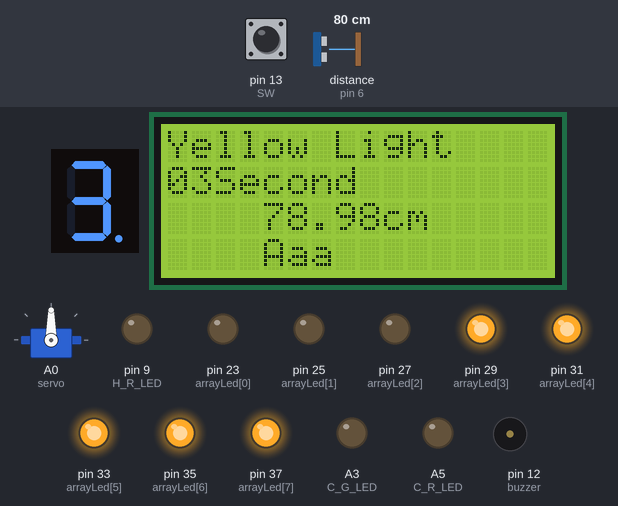
Bench run of a sketch on a simulated Arduino Mega 2560, built with avr-gcc and run on an emulated ATmega2560. Shown: 1-digit seven-segment display, servo, 16×2 character LCD, output pins drawn as LEDs (lit = HIGH), buzzer (waves = sounding). Wiring (inferred from the names in the program): ultrasonic range finder: trigger pin 7; echo pin 6; 1-digit 7-segment display, segments lit when HIGH: segments pin 53, pin 48, pin 47, pin 51, pin 50, pin 49, pin 52, pin 8. The test bench sets the inputs (shaded band); at power-on: distance to the obstacle (sensor on pin 6) 80 cm, pin 13 (SW) HIGH. The echo pulse lasts 58.3 µs per cm; the segment pins are drawn as the display they are named for; pins used as bus, display or sensor lines are not drawn; what the sketch prints to the serial monitor is not drawn.

Above: at 1.2 s.
1.3 s: distance to the obstacle (sensor on pin 6) set to 12 cm
At 2.0 s:
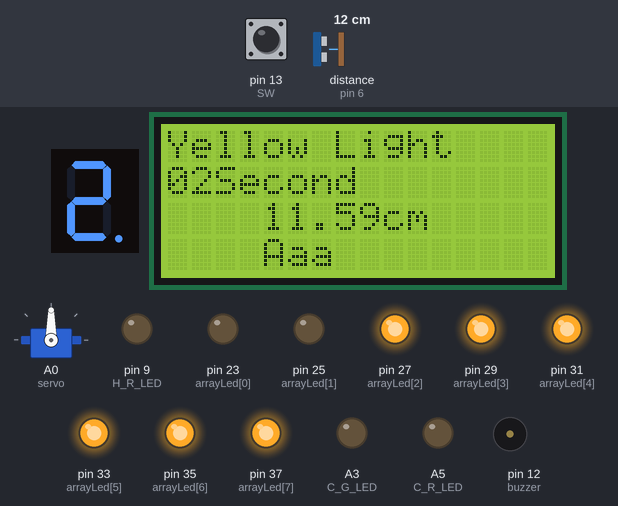
5.6 s: distance to the obstacle (sensor on pin 6) set to 9 cm
At 7.0 s:
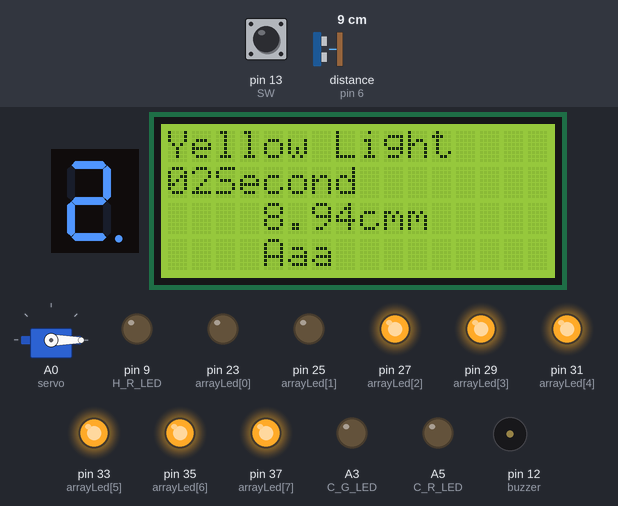
9.9 s: distance to the obstacle (sensor on pin 6) set to 18 cm
At 11.5 s:
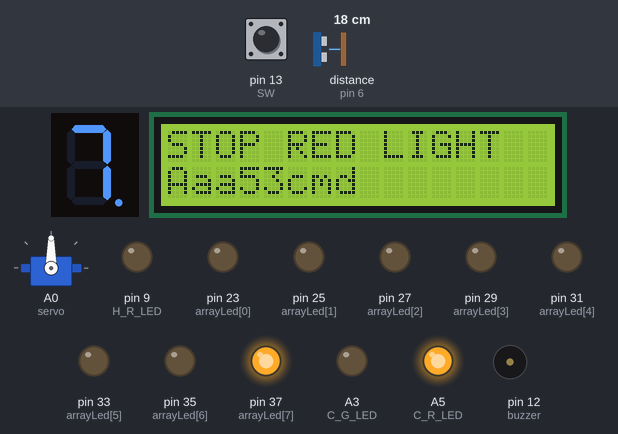
14.2 s: distance to the obstacle (sensor on pin 6) set to 120 cm
At 15.3 s:
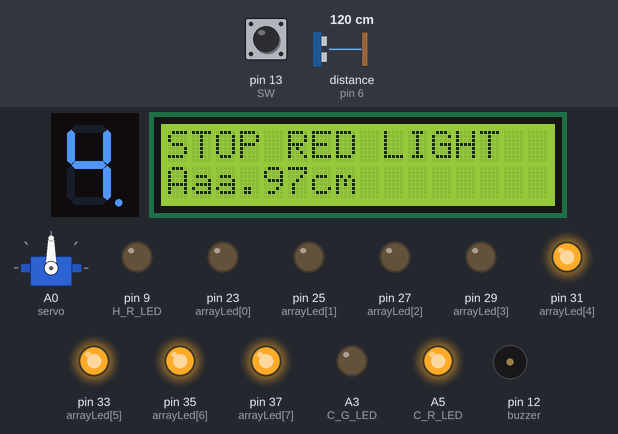
18.5 s: distance to the obstacle (sensor on pin 6) set to 7 cm
At 20.7 s:
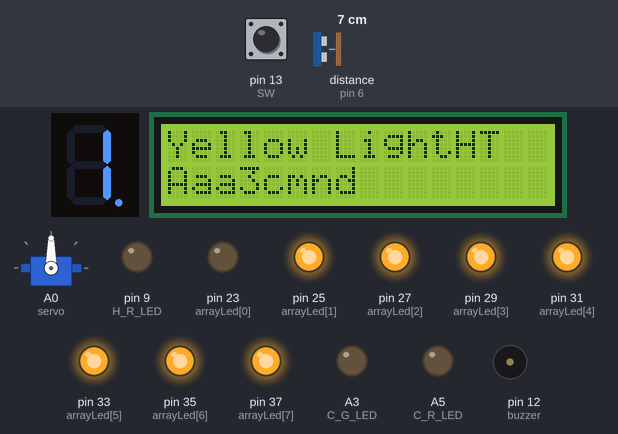
22.8 s: distance to the obstacle (sensor on pin 6) set to 4 cm
At 24.5 s:
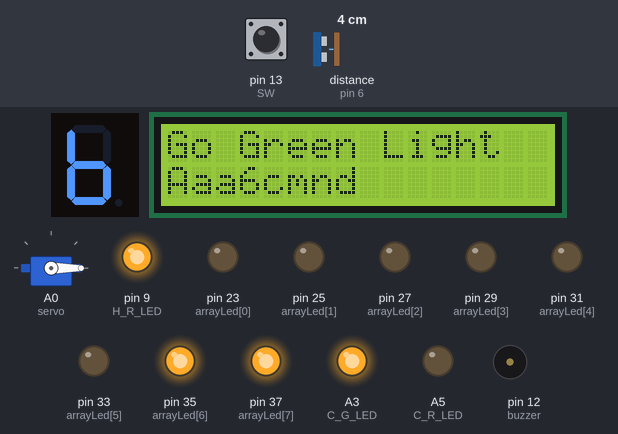
Timing chart, 0 to 30.1 s (numbered marks = the images above; inputs shaded):
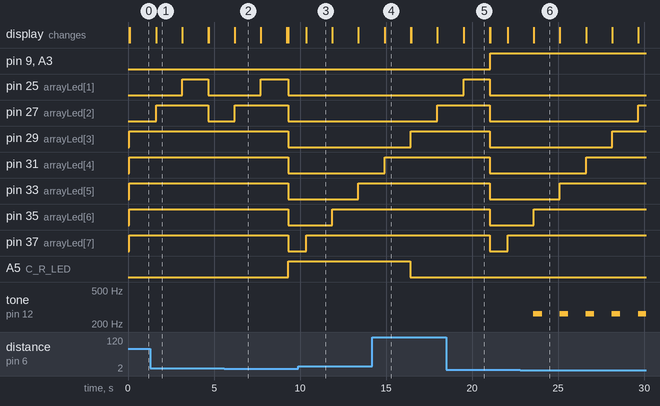

Measured:
- the behaviour switches between 11 and 10 cm on distance to the obstacle (sensor on pin 6) (found by bisection; images 1 and 2)
- the behaviour switches between 6 and 5 cm on distance to the obstacle (sensor on pin 6) (found by bisection; images 5 and 6)
- after the input at 5.6 s, pin 29 (arrayLed[3]), pin 31 (arrayLed[4]), pin 33 (arrayLed[5]), pin 35 (arrayLed[6]), pin 37 (arrayLed[7]): HIGH → LOW after 3.7 s; A5 (C_R_LED): LOW → HIGH after 3.7 s; servo on A0 (servo): 0° → 90° after 3.7 s; the display: changes after 0.60 s (image 2)
- after the input at 9.9 s, the display: changes after 0.44 s (image 3)
- after the input at 14.2 s, the display: changes after 0.72 s (image 4)
- after the input at 18.5 s, the display: changes after 1.0 s (image 5)
- after the input at 22.8 s, tone on pin 12 (buzzer): alternates 262 Hz for 0.50 s and silent for 1.0 s, starting after 0.76 s

The sketch:

sketch_nov15a.ino
```cpp
#include <Servo.h>
#include <LiquidCrystal_I2C.h>
#include <Wire.h>
LiquidCrystal_I2C lcd(0x27, 16, 4);


#define C_R_LED A5  //car_trafficLight
#define C_Y_LED A4  //car_trafficLight
#define C_G_LED A3  //car_trafficLight
#define H_R_LED 9   //human_trafficLight
#define H_G_LED 8   //human_trafficLight
#define SW 13       // butten


Servo servo;  // Servo 클래스 타입 servo
//한번만 실행 : 핀 가능 설정(함수)


int arrayLed[8] = { 23, 25, 27, 29, 31, 33, 35, 37 };
int a = 53, b = 48, c = 47, d = 51, e = 50, f = 49, g = 52;
int COUNT;
int sw_state = digitalRead(SW);
int distance = 0;


int echoPin = 6;
int trigPin = 7;
int buzzer = 12;
char charValue[] = "0XSecond";
char charValue1[] = "cm";


void setup() {
  pinMode(C_R_LED, OUTPUT);
  pinMode(C_G_LED, OUTPUT);
  pinMode(H_R_LED, OUTPUT);
  pinMode(H_G_LED, OUTPUT);

  pinMode(a, OUTPUT);
  pinMode(b, OUTPUT);
  pinMode(c, OUTPUT);
  pinMode(d, OUTPUT);
  pinMode(e, OUTPUT);
  pinMode(f, OUTPUT);
  pinMode(g, OUTPUT);

  servo.attach(A0);


  //초음파센서
  pinMode(trigPin, OUTPUT);
  pinMode(echoPin, INPUT);
  //피에조스피커
  pinMode(buzzer, OUTPUT);

  Serial.begin(9600);

  for (int i = 7; i > -1; i--) {
    pinMode(arrayLed[i], OUTPUT);
  }
  lcd.init();       // I2C LCD 초기화
  lcd.backlight();  // LCD 백라이트를 켜기
}


//무한 루프: 실제 작업코드 실행
void loop() {


  //초음파센서 distance 구하는 조건
  float duration, distance;
  digitalWrite(trigPin, HIGH);
  digitalWrite(trigPin, LOW);
  duration = pulseIn(echoPin, HIGH);
  distance = ((float)(340 * duration) / 10000) / 2;

  Serial.println(distance);


  if (distance < 10 && distance > 0 || sw_state == LOW) {  // sw_state 스위치가 low


    for (int i = 0; i < 4; i++) {
      lcd.begin(16, 2);


      servo.write(90);  //서보모터 90도


      lcd.setCursor(0, 0);
      lcd.print("STOP RED LIGHT");
      lcdDisplay1(C_R_LED, H_G_LED, 1, 1, 8, 3);  //신호등 색, 신호등 색, LED HIHG/LOW, LED HIHG/LOW, 반복 횟수 i, 횟수 제한 i ~ j


      lcd.setCursor(0, 0);
      lcd.print("Yellow Light");
      lcdDisplay1(C_Y_LED, H_G_LED, 1, 1, 3, 0);  //차량 노란색


      servo.write(0);  // 서보모터 0

      lcd.setCursor(0, 0);

      lcd.print("Go Green Light");
      lcdDisplay1(C_G_LED, H_R_LED, 1, 1, 8, 0);  //차량 초록색
    }
  }

  else {
    lcd.setCursor(0, 0);
    lcd.print("Yellow Light");
    lcdDisplay1(C_Y_LED, H_G_LED, 1, 1, 3, 0);  //차량 노란색, 보행자 초록색

    servo.write(0);
  }
}


void lcdDisplay1(char a, char b, int c, int d, int e, int j) {  //a, b = 신호등 이름 입력 c,d HIGH or LOW j 반복 횟수 제한 차량 LED{a,c}, 보행자 LED{b,d}, int i, int j

  if (e == 8) {

    for (int i = 7; i > -1; i--) {
      digitalWrite(arrayLed[i], LOW);
    }
  }
  if (e == 3) {

    for (int i = 2; i > -1; i--) {
      digitalWrite(arrayLed[i], LOW);
    }

    for (int i = 7; i > 2; i--) {
      digitalWrite(arrayLed[i], HIGH);
    }
  }

  for (int i = e; i > j; i--) {

    float duration, distance;
    digitalWrite(trigPin, HIGH);
    digitalWrite(trigPin, LOW);
    duration = pulseIn(echoPin, HIGH);
    distance = ((float)(340 * duration) / 10000) / 2;

    Serial.println(distance);


    if (distance < 5 && (b != H_G_LED)) {

      tone(buzzer, 262, 500);  //500: 음의 높낮이(주파수), 1000: 음의 지속시간(1초)


    }

    else {
      noTone(buzzer);
    }


    lcd.setCursor(0, 1);
    charValue[1] = i + '0';
    lcd.print(charValue);

    lcd.setCursor(0, 2);
    lcd.print(distance);  // 0XSecond 1번째 X 위치에 i를 문자로 변경
    lcd.print(charValue1);

lcd.setCursor(0, 3); // human
    lcd.print("Aaa");

    digitalWrite(a, c);
    digitalWrite(b, d);
    digitalWrite(arrayLed[i], HIGH);


    seg_time(i);  //세븐 세그먼트 숫자 표시
    delay(1000);
  }


  digitalWrite(a, LOW);
  digitalWrite(b, LOW);
}


void seg_time(int COUNT)  //세븐 세그먼트 case문으로 받아 실행

{


  switch (COUNT) {

    case 0:  //when count value is zero show”0” on disp
      digitalWrite(a, LOW);
      digitalWrite(b, LOW);
      digitalWrite(c, LOW);
      digitalWrite(d, LOW);
      digitalWrite(e, LOW);
      digitalWrite(f, LOW);
      analogWrite(g, 0);

      delay(1000);
      break;

    case 1:  // when count value is 1 show”1” on disp
      digitalWrite(a, LOW);
      digitalWrite(b, HIGH);
      digitalWrite(c, HIGH);
      digitalWrite(d, LOW);
      digitalWrite(e, LOW);
      digitalWrite(f, LOW);

      digitalWrite(g, 0);
      ;
      delay(500);
      break;

    case 2:  // when count value is 2 show”2” on disp
      digitalWrite(a, HIGH);
      digitalWrite(b, HIGH);
      digitalWrite(c, LOW);
      digitalWrite(d, HIGH);
      digitalWrite(e, HIGH);
      digitalWrite(f, LOW);
      digitalWrite(g, 1);
      delay(500);
      break;

    case 3:  // when count value is 3 show”3” on disp
      digitalWrite(a, HIGH);
      digitalWrite(b, HIGH);
      digitalWrite(c, HIGH);
      digitalWrite(d, HIGH);
      digitalWrite(e, LOW);
      digitalWrite(f, LOW);
      digitalWrite(g, 1);
      delay(500);
      break;

    case 4:  // when count value is 4 show”4” on disp
      digitalWrite(a, LOW);
      digitalWrite(b, HIGH);
      digitalWrite(c, HIGH);
      digitalWrite(d, LOW);
      digitalWrite(e, LOW);
      digitalWrite(f, HIGH);
      digitalWrite(g, 1);
      delay(500);
      break;

    case 5:  // when count value is 5 show”5” on disp
      digitalWrite(a, HIGH);
      digitalWrite(b, LOW);
      digitalWrite(c, HIGH);
      digitalWrite(d, HIGH);
      digitalWrite(e, LOW);
      digitalWrite(f, HIGH);
      digitalWrite(g, 1);
      delay(500);
      break;

    case 6:
      digitalWrite(a, LOW);
      digitalWrite(b, LOW);
      digitalWrite(c, HIGH);
      digitalWrite(d, HIGH);
      digitalWrite(e, HIGH);
      digitalWrite(f, HIGH);
      digitalWrite(g, 1);
      delay(500);
      break;

    case 7:
      digitalWrite(a, HIGH);
      digitalWrite(b, HIGH);
      digitalWrite(c, HIGH);
      digitalWrite(d, LOW);
      digitalWrite(e, LOW);
      digitalWrite(f, LOW);
      digitalWrite(g, 0);
      delay(500);
      break;

    case 8:
      digitalWrite(a, HIGH);
      digitalWrite(b, HIGH);
      digitalWrite(c, HIGH);
      digitalWrite(d, HIGH);
      digitalWrite(e, HIGH);
      digitalWrite(f, HIGH);
      digitalWrite(g, 1);
      break;
  }
}
```
